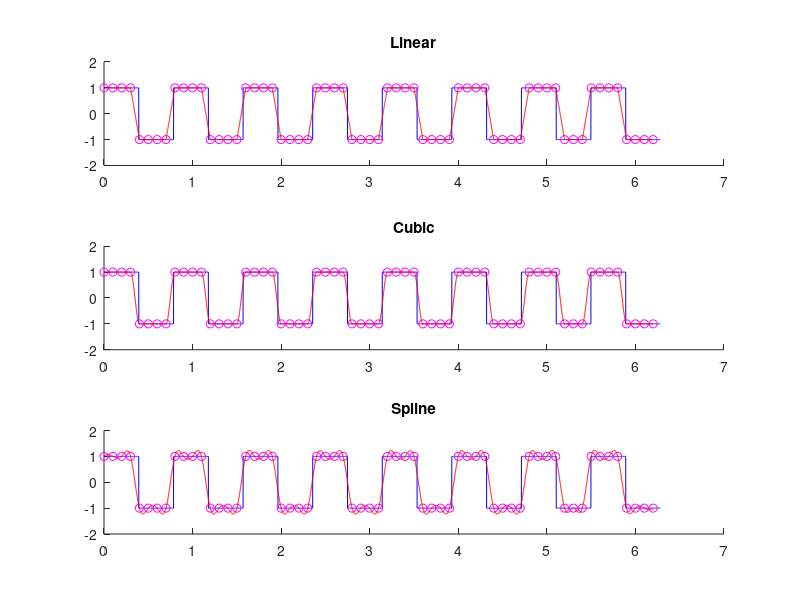

Here is the MATLAB script that generated this plot:
clear;
clc;

x = 0.00001: .1: 2*pi;
sig=sign(sin(8*x));

xq = 0.00001: 0.001: 2*pi;

% Linear
subplot(311)
interp1_lin = interp1(x, sig, xq, 'linear');
hold on;
plot(xq, sign(sin(8*xq)), 'b')
plot(x, sig, 'm o')
plot(xq, interp1_lin, 'r') 
title('Linear')
axis([0 7 -2 2])

% Cubic
subplot(312)
interp1_cub = interp1(x, sig, xq, 'cubic');
hold on;
plot(xq, sign(sin(8*xq)), 'b') % Oryginalny sygnał
plot(x, sig, 'm o') % Punkty
plot(xq, interp1_cub, 'r') 
title('Cubic')
axis([0 7 -2 2])

% Spline
subplot(313)
interp1_spline = interp1(x, sig, xq, 'spline');
hold on;
plot(xq, sign(sin(8*xq)), 'b')
plot(x, sig, 'm o')
plot(xq, interp1_spline, 'r') 
title('Spline')
axis([0 7 -2 2])
